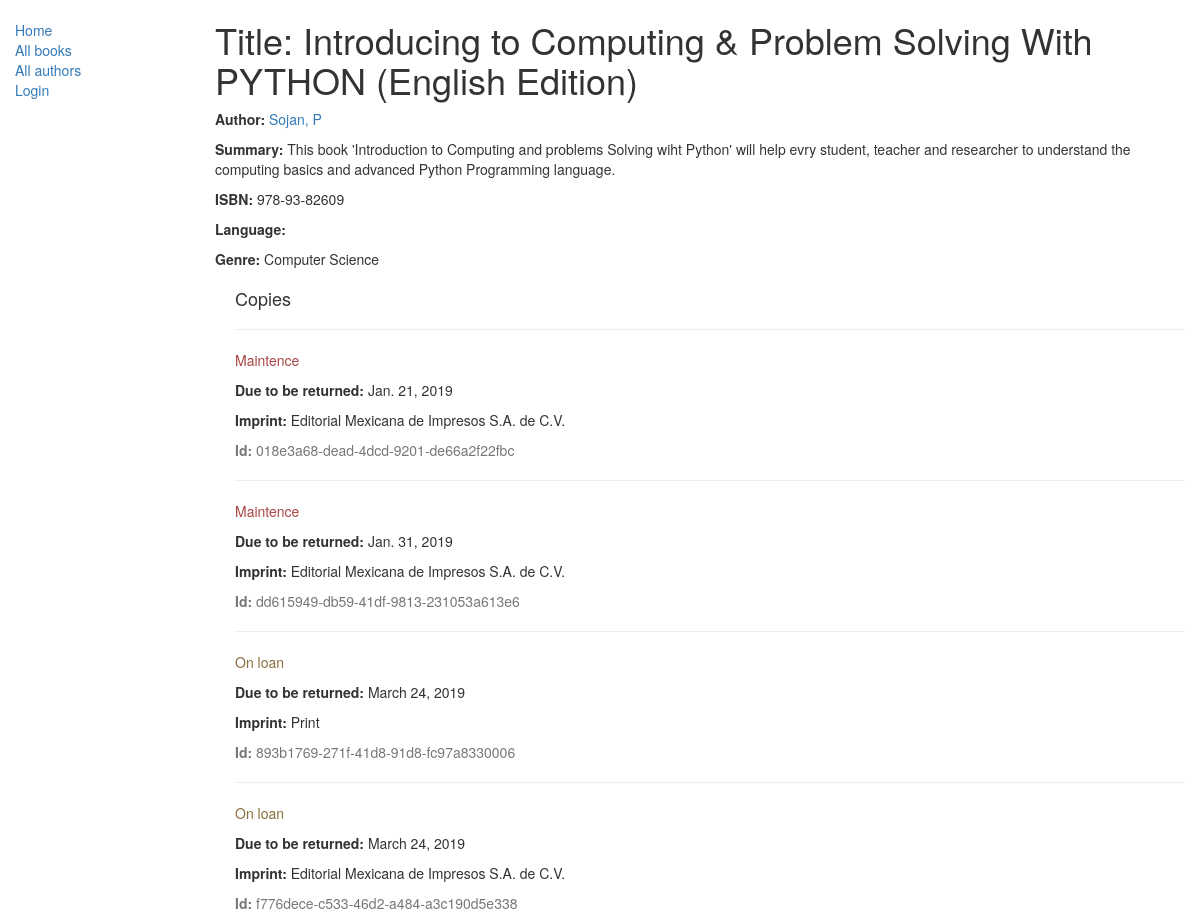
Page /catalogo/book/1 on the committed database.
### catalogo/models.py (models this page shows, shortened)
class Book(models.Model):
	title = models.CharField(max_length=200)
	author = models.ForeignKey('Author', on_delete=models.SET_NULL, null=True)
	summary = models.TextField(max_length=1009, help_text="Enter a brief description of the book")
	isbn = models.CharField('ISBN', max_length=13, help_text='13 Character <a href="https://www.isbn-international.org/content/what-isbn"> ISBN numbre</a>')
	genre = models.ManyToManyField(Genre, help_text="Select a genre for his book")
	def display_genre(self):
		"""
        Creates a string for the Genre. This is required to display genre in Admin.
        """
		return ', '.join([ genre.name for genre in self.genre.all()[:3] ])
	display_genre.short_description = 'Genre'

class Author(models.Model):
	first_name = models.CharField(max_length=100)
	last_name = models.CharField(max_length=100)
	date_of_birth = models.DateField(null=True, blank=True)
	date_of_death = models.DateField('died', null=True, blank=True)
	def __str__(self):
		return '%s, %s' % (self.last_name, self.first_name)

class Genre(models.Model):
	name = models.CharField(max_length=200, help_text="Enter a book genre (e.g Science Fiction, French Poety etc.)")
	def __str__(self):
		return self.name

class BookInstance(models.Model):
	id = models.UUIDField(primary_key=True, default=uuid.uuid4, help_text="ID único para este libro particular en toda la biblioteca")
	book = models.ForeignKey('Book', on_delete=models.SET_NULL, null=True)
	imprint =models.CharField(max_length=200)
	due_back = models.DateField(null=True, blank=True)
	LOAN_STATUS = (
		('m', 'Maintence'),
		('o', 'On loan'),
		('a', 'Availabe'),
		('r', 'Reserved'),
	)
	status = models.CharField(max_length=1,	choices=LOAN_STATUS, blank=True, default='m', help_text='Disponibilidad del libro')
	borrower = models.ForeignKey(User, on_delete=models.SET_NULL, null=True, blank=True)
	class Meta:
		ordering = ["due_back"]
		permissions = (("can_mark_returned", "Set book as returned"),)

### catalogo/views.py (the view)
# urls.py: url(r'^book/(?P<pk>\d+)$', views.BookDetailView.as_view(), name='book-detail'),
class BookDetailView(generic.DetailView):
	model = Book
	paginate_by = 10

### catalogo/templates/catalogo/book_detail.html
{% extends "base_generic.html" %}
{% block content %}
  <h1>Title: {{ book.title }}</h1>
  <p><strong>Author:</strong> <a href="">{{ book.author }}</a></p>
  <p><strong>Summary:</strong> {{ book.summary }}</p>
  <p><strong>ISBN:</strong> {{ book.isbn }}</p>
  <p><strong>Language:</strong> {{ book.language }}</p>
  <p><strong>Genre:</strong> {% for genre in book.genre.all %} {{ genre }}{% if not forloop.last %}, {% endif %}{% endfor %}</p>
  <div style="margin-left:20px;margin-top:20px">
    <h4>Copies</h4>
    {% for copy in book.bookinstance_set.all %}
    <hr>
    <p class="{% if copy.status == 'a' %}text-success{% elif copy.status == 'm' %}text-danger{% else %}text-warning{% endif %}">{{ copy.get_status_display }}</p>
    {% if copy.status != 'a' %}<p><strong>Due to be returned:</strong> {{copy.due_back}}</p>{% endif %}
    <p><strong>Imprint:</strong> {{copy.imprint}}</p>
    <p class="text-muted"><strong>Id:</strong> {{copy.id}}</p>
    {% endfor %}
  </div>
{% endblock %}

### catalogo/templates/base_generic.html (shortened to what this page needs)
<!DOCTYPE html>
<html lang="en">
<head>
  <link rel="stylesheet" href="https://maxcdn.bootstrapcdn.com/bootstrap/3.3.7/css/bootstrap.min.css">
  {% load static %}
  <link rel="stylesheet" href="{% static 'css/styles.css' %}">
</head>
<body>
  <div class="container-fluid">
    <div class="row">
      <div class="col-sm-2">
      {% block sidebar %}
      <ul class="sidebar-nav">
          <li><a href="{% url 'index' %}">Home</a></li>
          <li><a href="{% url 'books' %}">All books</a></li>
          <li><a href="{% url 'authors' %}"">All authors</a></li>
          {% if user.is_authenticated %}
           <li>User: {{ user.get_username }}</li>
           <li><a href="{% url 'my-borrowed' %}">My Borrowed</a></li>
           <li><a href="{% url 'logout'%}?next={{request.path}}">Logout</a></li>
         {% else %}
           <li><a href="{% url 'login'%}?next={{request.path}}">Login</a></li>
         {% endif %}
      </ul>
     {% endblock %}
      </div>
      <div class="col-sm-10 ">
      {% block content %}{% endblock %}
      </div>
    </div>
  </div>
</body>
</html>

### catalogo/static/css/styles.css (style rules this page uses)
.sidebar-nav { margin-top: 20px; padding: 0; list-style: none; }

### rows in the picture
Book: title "Introducing to Computing & Problem Solving With PYTHON (English Edition)", author "Sojan, P", summary "This book 'Introduction to Computing and problems Solving wiht Python' will help evry student, teacher and researcher to understand the computing basics and advanced Python Programming language.", isbn "978-93-82609"
Genre: name "Computer Science"
BookInstance: status "Maintence", due_back "Jan. 21, 2019", imprint "Editorial Mexicana de Impresos S.A. de C.V.", id "018e3a68-dead-4dcd-9201-de66a2f22fbc"
BookInstance: status "Maintence", due_back "Jan. 31, 2019", imprint "Editorial Mexicana de Impresos S.A. de C.V.", id "dd615949-db59-41df-9813-231053a613e6"
BookInstance: status "On loan", due_back "March 24, 2019", imprint "Print", id "893b1769-271f-41d8-91d8-fc97a8330006"
BookInstance: status "On loan", due_back "March 24, 2019", imprint "Editorial Mexicana de Impresos S.A. de C.V.", id "f776dece-c533-46d2-a484-a3c190d5e338"
